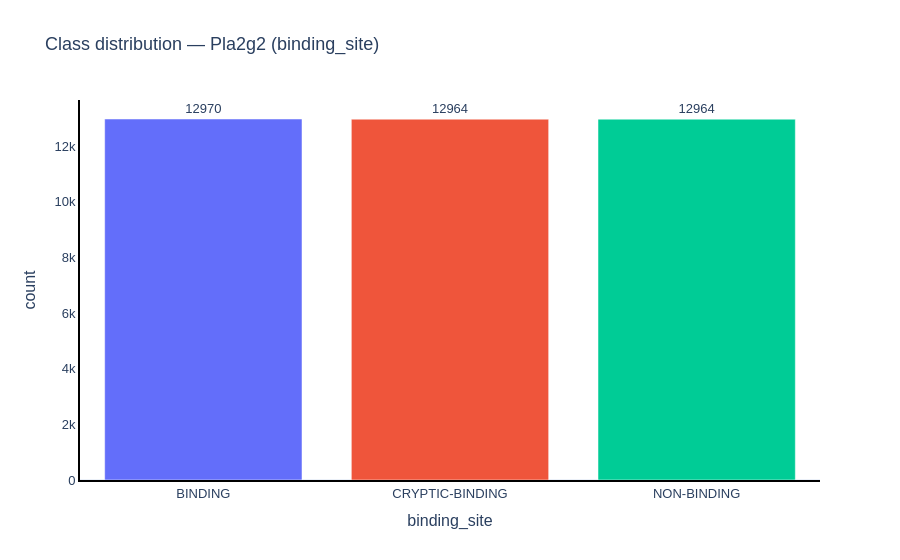

Here is the notebook cell this chart was saved with:
### Markdown cell above
---
## Step 2 — Characterise the label distribution

Count samples per class, identify **n_min** (hard upper bound on k), compute the imbalance ratio,
and derive per-class random baselines. All alignment scores must be interpreted relative to these
baselines.

### Code cell
feature = "binding_site"
metadata = ema.metadata

class_counts = metadata[feature].value_counts().reset_index()
class_counts.columns = [feature, "count"]

fig = px.bar(
    class_counts, x=feature, y="count",
    text="count",
    title=f"Class distribution — Pla2g2 ({feature})",
    template="plotly_white",
    color=feature,
)
fig.update_traces(textposition="outside")
fig.update_layout(font=dict(family="Arial", size=13), showlegend=False)
fig.update_xaxes(showline=True, linecolor="black", linewidth=2, showgrid=False)
fig.update_yaxes(showline=True, linecolor="black", linewidth=2, showgrid=False)
fig.show()

# ── Step 2 output ──────────────────────────────────────────────────────────────
N_total   = int(class_counts["count"].sum())
n_min     = int(class_counts["count"].min())
n_max     = int(class_counts["count"].max())
imbalance = n_max / n_min
n_classes = int(class_counts[feature].nunique())

print(f"N = {N_total}, classes = {n_classes}, n_min = {n_min}, n_max = {n_max}")
print(f"Imbalance ratio: {imbalance:.1f}x  ({'⚠ flag — run robustness sweep in Step 5' if imbalance > 3 else '✓ moderate'})")
print(f"Uniform random baseline: 1/{n_classes} = {1/n_classes:.3f}")
print()
print("Per-class random baseline  (n_class / (N−1)):")
for _, row in class_counts.iterrows():
    b = row["count"] / (N_total - 1)
    print(f"  {str(row[feature]):10s}  n = {row['count']:5d}   baseline = {b:.4f}")

### Figure 1 — Plotly figure (JSON) as saved in the notebook; plotly's stock layout.template omitted (floating-point values rounded to 4 significant figures)
{"data": [{"hovertemplate": "binding_site=%{x}<br>count=%{text}<extra></extra>", "legendgroup": "BINDING", "marker": {"color": "#636efa", "pattern": {"shape": ""}}, "name": "BINDING", "orientation": "v", "showlegend": true, "text": [12970.0], "textposition": "outside", "type": "bar", "x": ["BINDING"], "xaxis": "x", "y": [12970], "yaxis": "y"}, {"hovertemplate": "binding_site=%{x}<br>count=%{text}<extra></extra>", "legendgroup": "CRYPTIC-BINDING", "marker": {"color": "#EF553B", "pattern": {"shape": ""}}, "name": "CRYPTIC-BINDING", "orientation": "v", "showlegend": true, "text": [12960.0], "textposition": "outside", "type": "bar", "x": ["CRYPTIC-BINDING"], "xaxis": "x", "y": [12964], "yaxis": "y"}, {"hovertemplate": "binding_site=%{x}<br>count=%{text}<extra></extra>", "legendgroup": "NON-BINDING", "marker": {"color": "#00cc96", "pattern": {"shape": ""}}, "name": "NON-BINDING", "orientation": "v", "showlegend": true, "text": [12960.0], "textposition": "outside", "type": "bar", "x": ["NON-BINDING"], "xaxis": "x", "y": [12964], "yaxis": "y"}], "layout": {"barmode": "relative", "font": {"family": "Arial", "size": 13}, "legend": {"title": {"text": "binding_site"}, "tracegroupgap": 0}, "showlegend": false, "title": {"text": "Class distribution — Pla2g2 (binding_site)"}, "xaxis": {"anchor": "y", "categoryarray": ["BINDING", "CRYPTIC-BINDING", "NON-BINDING"], "categoryorder": "array", "domain": [0, 1], "linecolor": "black", "linewidth": 2, "showgrid": false, "showline": true, "title": {"text": "binding_site"}}, "yaxis": {"anchor": "x", "domain": [0, 1], "linecolor": "black", "linewidth": 2, "showgrid": false, "showline": true, "title": {"text": "count"}}}}
